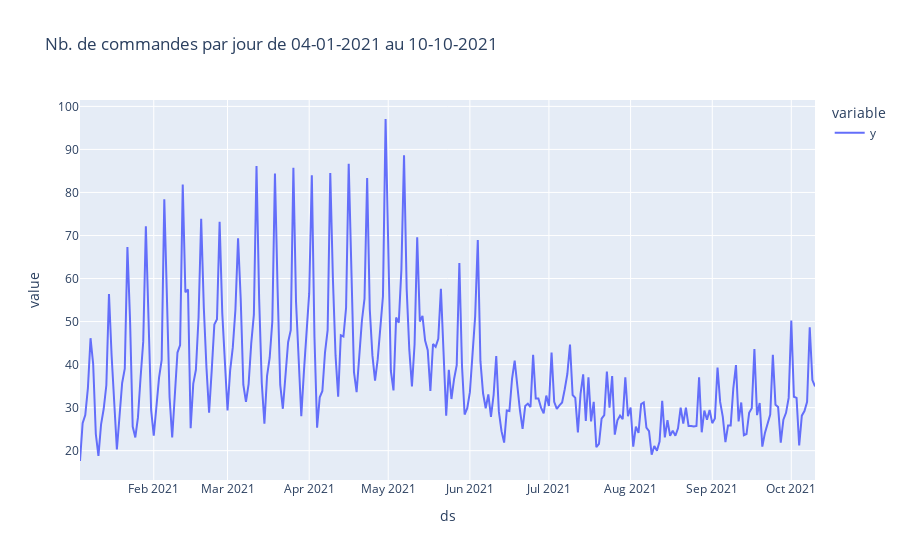

Here is the notebook cell this chart was saved with:
### Code cell
trainset.plot(title=title(trainset))

### Figure 1 — Plotly figure (JSON) as saved in the notebook; plotly's stock layout.template omitted (floating-point values rounded to 4 significant figures; data arrays with more than 128 entries replaced by an {"elided": "..."} marker saying what was removed)
{"data": [{"hovertemplate": "variable=y<br>ds=%{x}<br>value=%{y}<extra></extra>", "legendgroup": "y", "line": {"color": "#636efa", "dash": "solid"}, "marker": {"symbol": "circle"}, "mode": "lines", "name": "y", "orientation": "v", "showlegend": true, "type": "scatter", "x": {"elided": "280 str values"}, "xaxis": "x", "y": {"elided": "280 float values"}, "yaxis": "y"}], "layout": {"legend": {"title": {"text": "variable"}, "tracegroupgap": 0}, "title": {"text": "Nb. de commandes par jour de 04-01-2021 au 10-10-2021"}, "xaxis": {"anchor": "y", "domain": [0, 1], "title": {"text": "ds"}}, "yaxis": {"anchor": "x", "domain": [0, 1], "title": {"text": "value"}}}}
